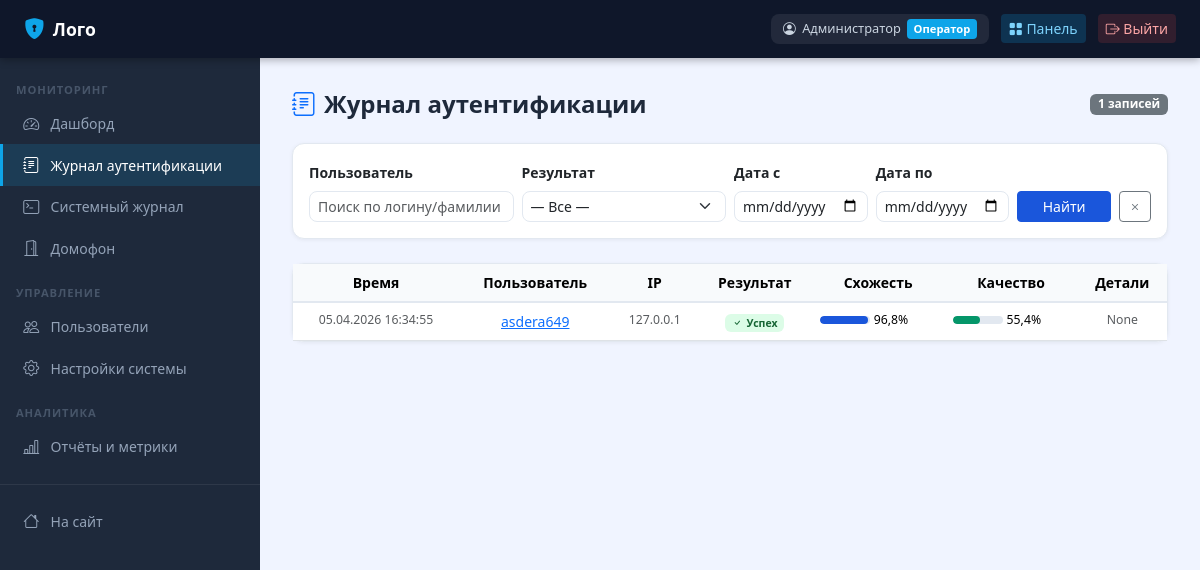
Page /operator/logs/auth/ (signed in) on the committed database.
### apps/accounts/models.py (models this page shows, shortened)
class CustomUser(AbstractUser):
    patronymic = models.CharField('Отчество', max_length=150, blank=True)
    phone = models.CharField('Телефон', max_length=20, blank=True)
    is_operator = models.BooleanField('Оператор', default=False)
    is_biometric_registered = models.BooleanField('Биометрия зарегистрирована', default=False)
    failed_attempts = models.PositiveIntegerField('Неудачных попыток', default=0)
    locked_until = models.DateTimeField('Заблокирован до', null=True, blank=True)
    created_at = models.DateTimeField('Дата регистрации', auto_now_add=True)
    class Meta:
        verbose_name = 'Пользователь'
        verbose_name_plural = 'Пользователи'
    def get_full_name_ru(self):
        parts = [self.last_name, self.first_name, self.patronymic]
        return ' '.join(p for p in parts if p) or self.username

### apps/biometric/models.py (models this page shows, shortened)
class AuthenticationLog(models.Model):
    RESULT_SUCCESS = 'success'
    RESULT_FAIL_QUALITY = 'fail_quality'
    RESULT_FAIL_NO_FACE = 'fail_no_face'
    RESULT_FAIL_RECOGNITION = 'fail_recognition'
    RESULT_FAIL_LIVENESS = 'fail_liveness'
    RESULT_FAIL_LOCKED = 'fail_locked'
    RESULT_CHOICES = [
        (RESULT_SUCCESS, 'Успех'),
        (RESULT_FAIL_QUALITY, 'Низкое качество изображения'),
        (RESULT_FAIL_NO_FACE, 'Лицо не обнаружено'),
        (RESULT_FAIL_RECOGNITION, 'Лицо не распознано'),
        (RESULT_FAIL_LIVENESS, 'Проверка живости не пройдена'),
        (RESULT_FAIL_LOCKED, 'Аккаунт заблокирован'),
    ]
    user = models.ForeignKey(
        settings.AUTH_USER_MODEL, on_delete=models.SET_NULL,
        null=True, blank=True, related_name='auth_logs', verbose_name='Пользователь'
    )
    attempted_username = models.CharField('Введённый логин', max_length=150, blank=True)
    timestamp = models.DateTimeField('Время', auto_now_add=True, db_index=True)
    result = models.CharField('Результат', max_length=30, choices=RESULT_CHOICES)
    recognition_confidence = models.FloatField('Уверенность распознавания', default=0.0)
    quality_score = models.FloatField('Оценка качества', default=0.0)
    liveness_score = models.FloatField('Оценка живости (заглушка)', null=True, blank=True)
    failure_reason = models.TextField('Причина отказа', null=True, blank=True)
    ip_address = models.GenericIPAddressField('IP-адрес', null=True, blank=True)
    user_agent = models.CharField('User-Agent', max_length=500, blank=True)
    class Meta:
        verbose_name = 'Журнал аутентификации'
        verbose_name_plural = 'Журнал аутентификации'
        ordering = ['-timestamp']

### apps/operator/views.py (the view)
    @login_required
    def wrapped(request, *args, **kwargs):
        if not request.user.is_operator and not request.user.is_superuser:
            messages.error(request, 'Доступ запрещён. Требуются права оператора.')
            return redirect('home')
        return view_func(request, *args, **kwargs)

### apps/operator/views.py (called while the page is built)
def operator_required(view_func):
    @login_required
    def wrapped(request, *args, **kwargs):
        if not request.user.is_operator and not request.user.is_superuser:
            messages.error(request, 'Доступ запрещён. Требуются права оператора.')
            return redirect('home')
        return view_func(request, *args, **kwargs)
    return wrapped

### templates/operator/auth_logs.html (shortened to what this page needs)
{% extends "operator/base_operator.html" %}
{% block op_content %}
<div class="page-header">
  <h1><i class="bi bi-journal-text me-2 text-primary"></i>Журнал аутентификации</h1>
  <span class="badge bg-secondary">{{ total_count }} записей</span>
</div>
<div class="card mb-4">
  <div style="padding:1rem">
    <form method="get" class="row g-2 align-items-end">
      <div class="col-md-3">
        <label class="form-label small fw-semibold">Пользователь</label>
        <input type="text" name="username" value="{{ user_filter }}" class="form-control form-control-sm" placeholder="Поиск по логину/фамилии">
      </div>
      <div class="col-md-3">
        <label class="form-label small fw-semibold">Результат</label>
        <select name="result" class="form-select form-select-sm">
          <option value="">— Все —</option>
        </select>
      </div>
      <div class="col-md-2">
        <label class="form-label small fw-semibold">Дата с</label>
        <input type="date" name="date_from" value="{{ date_from }}" class="form-control form-control-sm">
      </div>
      <div class="col-md-2">
        <label class="form-label small fw-semibold">Дата по</label>
        <input type="date" name="date_to" value="{{ date_to }}" class="form-control form-control-sm">
      </div>
      <div class="col-md-2 d-flex gap-2">
        <button type="submit" class="btn btn-primary btn-sm flex-grow-1">Найти</button>
        <a href="{% url 'auth_logs' %}" class="btn btn-outline-secondary btn-sm"><i class="bi bi-x"></i></a>
      </div>
    </form>
  </div>
</div>
<div class="card">
  <div style="overflow-x:auto">
    <table class="table mb-0 text-center">
      <thead><tr><th>Время</th><th>Пользователь</th><th>IP</th><th>Результат</th><th>Схожесть</th><th>Качество</th><th>Детали</th></tr></thead>
      <tbody>
        {% for log in page %}
        <tr>
          <td class="text-muted small">{{ log.timestamp|date:"d.m.Y H:i:s" }}</td>
          <td>
            {% if log.user %}<a href="{% url 'user_detail' log.user.pk %}">{{ log.attempted_username }}</a>
            {% else %}<span class="text-muted">{{ log.attempted_username }}</span>{% endif %}
          </td>
          <td class="text-muted small">{{ log.ip_address|default:"—" }}</td>
          <td>
            {% if log.result == 'success' %}
              <span class="badge badge-success"><i class="bi bi-check me-1"></i>Успех</span>
            {% else %}
              <span class="badge badge-danger">{{ log.get_result_display }}</span>
            {% endif %}
          </td>
          <td>
            <div class="d-flex align-items-center gap-1">
              <div class="metric-bar" style="width:50px"><div class="metric-bar-fill" style="background:#1a56db;width:{{ log.recognition_confidence|floatformat:0 }}%"></div></div>
              <span class="small">{{ log.recognition_confidence|floatformat:1 }}%</span>
            </div>
          </td>
          <td>
            <div class="d-flex align-items-center gap-1">
              <div class="metric-bar" style="width:50px"><div class="metric-bar-fill" style="background:#059669;width:{{ log.quality_score|floatformat:0 }}%"></div></div>
              <span class="small">{{ log.quality_score|floatformat:1 }}%</span>
            </div>
          </td>
          <td class="text-muted small">{{ log.failure_reason|truncatechars:40 }}</td>
        </tr>
        {% empty %}<tr><td colspan="7" class="text-center text-muted py-4">Записей не найдено</td></tr>{% endfor %}
      </tbody>
    </table>
  </div>
</div>
{% endblock %}

### templates/base.html (shortened to what this page needs)
<!DOCTYPE html>
<html lang="ru">
<head>
{% load static %}
<link href="https://cdnjs.cloudflare.com/ajax/libs/bootstrap/5.3.2/css/bootstrap.min.css" rel="stylesheet">
<link href="https://cdnjs.cloudflare.com/ajax/libs/bootstrap-icons/1.11.3/font/bootstrap-icons.min.css" rel="stylesheet">
</head>
<body>
{% block topbar %}
<nav class="topbar">
  <a href="{% url 'home' %}" class="brand"><i class="bi bi-shield-lock-fill"></i>Лого</a>
  <div class="ms-auto">
    {% if user.is_authenticated %}
      <div class="user-badge">
        <i class="bi bi-person-circle"></i>
        {{ user.get_full_name_ru }}
        {% if user.is_operator or user.is_superuser %}<span class="role">Оператор</span>{% endif %}
      </div>
      {% if user.is_operator or user.is_superuser %}
        <a href="{% url 'operator_dashboard' %}" class="btn btn-sm" style="background:rgba(14,165,233,.2);color:#7dd3fc;border:none;">
          <i class="bi bi-grid-fill"></i> Панель
        </a>
      {% endif %}
      <a href="{% url 'logout' %}" class="btn btn-sm" style="background:rgba(239,68,68,.15);color:#fca5a5;border:none;">
        <i class="bi bi-box-arrow-right"></i> Выйти
      </a>
    {% endif %}
  </div>
</nav>
{% endblock %}
{% block layout %}
<div class="main-wrap {% block sidebar_class %}no-sidebar{% endblock %}">
  {% block sidebar %}{% endblock %}
  <div class="page-content">
    {% block content %}{% endblock %}
  </div>
</div>
{% endblock %}
</body>
</html>

### templates/base.html (style rules this page uses)
:root { --primary: #1a56db; --primary-dark: #1341b2; --accent: #0ea5e9; --success: #059669; --danger: #dc2626; --warning: #d97706; --bg: #f0f4ff; --card-bg: #ffffff; --text: #1e293b; --muted: #64748b; --border: #e2e8f0; --sidebar-w: 260px; }
body { background: var(--bg); color: var(--text); font-family: 'Segoe UI', system-ui, sans-serif; min-height: 100vh; }
.topbar { background: #0f172a; color: #f1f5f9; height: 58px; position: fixed; top: 0; left: 0; right: 0; z-index: 1000; display: flex; align-items: center; padding: 0 1.5rem; gap: 1rem; box-shadow: 0 2px 8px rgba(0,0,0,.3); }
.topbar .brand { font-weight: 700; font-size: 1.1rem; color: #fff; text-decoration: none; display: flex; align-items: center; gap: .5rem; }
.topbar .brand i { color: var(--accent); font-size: 1.3rem; }
.topbar .ms-auto { margin-left: auto !important; display: flex; align-items: center; gap: .75rem; }
.topbar .user-badge { background: rgba(255,255,255,.08); border-radius: 8px; padding: .3rem .75rem; font-size: .8rem; color: #cbd5e1; display: flex; align-items: center; gap: .4rem; }
.topbar .user-badge .role { background: var(--accent); color: #fff; border-radius: 4px; padding: .1rem .4rem; font-size: .7rem; font-weight: 600; }
.main-wrap { margin-left: var(--sidebar-w); padding-top: 58px; min-height: 100vh; }
.page-content { padding: 2rem; }
.card { border: 1px solid var(--border); border-radius: 12px; box-shadow: 0 1px 4px rgba(0,0,0,.06); }
.badge-success { background: #dcfce7; color: #166534; }
.metric-bar { height: 8px; border-radius: 4px; background: #e2e8f0; overflow: hidden; }
.metric-bar-fill { height: 100%; border-radius: 4px; transition: width .4s; }
.table { font-size: .875rem; }
.table thead th { background: #f8fafc; font-weight: 600; border-bottom: 2px solid var(--border); }
.form-control, .form-select { border-color: var(--border); border-radius: 8px; }
.btn-primary { background: var(--primary); border-color: var(--primary); }
.page-header { display: flex; align-items: center; justify-content: space-between; margin-bottom: 1.5rem; }
.page-header h1 { font-size: 1.5rem; font-weight: 700; margin: 0; }

### rows in the picture
CustomUser: get_full_name_ru "Администратор"
AuthenticationLog: timestamp "05.04.2026 16:34:55", attempted_username "asdera649", ip_address "127.0.0.1", result "success" (drawn), recognition_confidence "96,8", quality_score "55,4", failure_reason "None"

### other values in the picture
{{ total_count }} "1"
